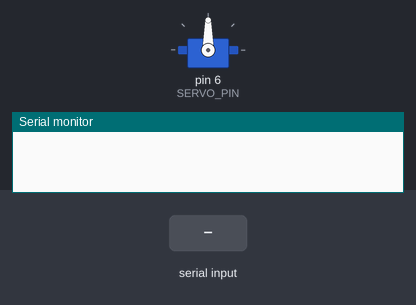
The sketch below on a simulated Arduino Uno, built with avr-gcc and run on an emulated ATmega328P. On the bench: servo, the last lines printed to the serial monitor. Inputs (shaded band) come from the test bench.

Above: at 1.2 s.
1.3 s: "move\n" received over Serial
At 2.5 s:
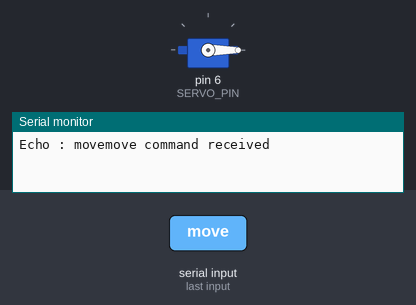
2.8 s: "90,45\n" received over Serial
4.3 s: "5\n" received over Serial
Timing chart, 0 to 7.3 s (numbered marks = the images above; inputs shaded):
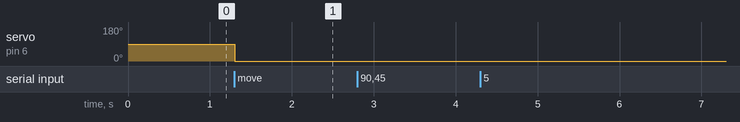

The sketch:

servo.ino
```cpp
#include <Arduino.h>
#include <Servo.h>
#include <string.h>

Servo myServo;
int angle = 0;
int SERVO_PIN = 6;

void setup()
{
    myServo.attach(SERVO_PIN);
    Serial.begin(115200);
}

void loop()
{
    static String buffer;
    if (Serial.available() > 0)
    {
        buffer = Serial.readStringUntil('\n');
        Serial.print("Echo : ");
        Serial.print(buffer.substring(0, 4));
        Serial.print(buffer.substring(4, 7));
        if (buffer.substring(0, 4) == "move")
        {
            Serial.print("move command received");
            int pos = buffer.substring(4, 7).toInt();
            myServo.write(pos);
        }
    }
}
```

Measured:
- after the input at 1.3 s, servo on pin 6 (SERVO_PIN): 90° → 0° at once
